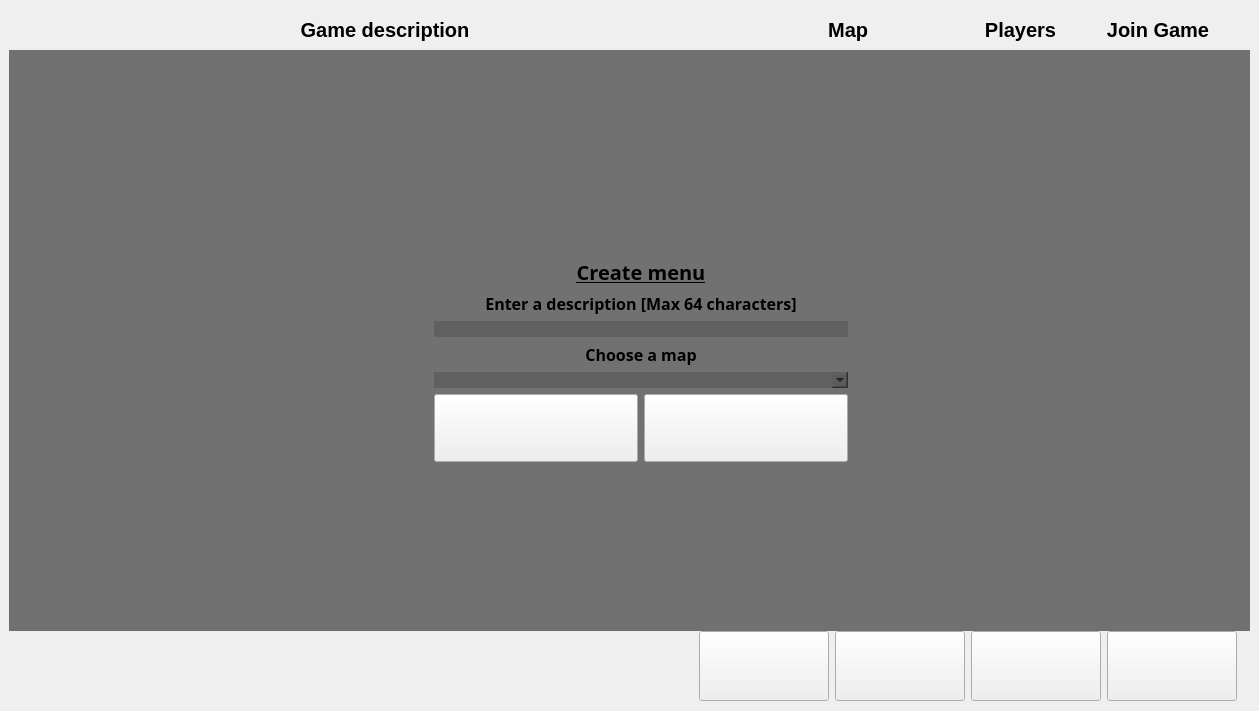
    <widget class="QWidget" name="search">
     <widget class="QLabel" name="searchMovie">
      <property name="geometry">
       <rect>
        <x>9</x>
        <y>676</y>
        <width>53</width>
        <height>17</height>
       </rect>
      </property>
      <property name="text">
       <string/>
      </property>
     </widget>
     <widget class="QFrame" name="headerLayout">
      <property name="geometry">
       <rect>
        <x>9</x>
        <y>9</y>
        <width>1241</width>
        <height>41</height>
       </rect>
      </property>
      <property name="styleSheet">
       <string notr="true">background-color: 0</string>
      </property>
      <layout class="QHBoxLayout" name="horizontalLayout_3" stretch="53,15,7,12">
       <item>
        <widget class="QLabel" name="description_label">
         <property name="font">
          <font>
           <pointsize>15</pointsize>
           <bold>true</bold>
          </font>
         </property>
         <property name="text">
          <string>Game description</string>
         </property>
         <property name="alignment">
          <set>Qt::AlignCenter</set>
         </property>
        </widget>
       </item>
       <item>
        <widget class="QLabel" name="map_label">
         <property name="font">
          <font>
           <pointsize>15</pointsize>
           <bold>true</bold>
          </font>
         </property>
         <property name="text">
          <string>Map     </string>
         </property>
         <property name="alignment">
          <set>Qt::AlignCenter</set>
         </property>
        </widget>
       </item>
       <item>
        <widget class="QLabel" name="players_label">
         <property name="font">
          <font>
           <pointsize>15</pointsize>
           <bold>true</bold>
          </font>
         </property>
         <property name="text">
          <string>Players</string>
         </property>
         <property name="alignment">
          <set>Qt::AlignCenter</set>
         </property>
        </widget>
       </item>
       <item>
        <widget class="QLabel" name="joingame_label">
         <property name="font">
          <font>
           <pointsize>15</pointsize>
           <bold>true</bold>
          </font>
         </property>
         <property name="text">
          <string>Join Game</string>
         </property>
         <property name="alignment">
          <set>Qt::AlignCenter</set>
         </property>
        </widget>
       </item>
      </layout>
     </widget>
     <widget class="QScrollArea" name="gamesAvailable">
      <property name="geometry">
       <rect>
        <x>9</x>
        <y>50</y>
        <width>1241</width>
        <height>581</height>
       </rect>
      </property>
      <property name="sizePolicy">
       <sizepolicy hsizetype="Fixed" vsizetype="Fixed">
        <horstretch>0</horstretch>
        <verstretch>0</verstretch>
       </sizepolicy>
      </property>
      <property name="styleSheet">
       <string notr="true">border: 0px;
background-color: rgba(0, 0, 0, 80)</string>
      </property>
      <property name="verticalScrollBarPolicy">
       <enum>Qt::ScrollBarAsNeeded</enum>
      </property>
      <property name="horizontalScrollBarPolicy">
       <enum>Qt::ScrollBarAlwaysOff</enum>
      </property>
      <property name="widgetResizable">
       <bool>true</bool>
      </property>
      <widget class="QWidget" name="scrollAreaWidgetContents">
       <property name="geometry">
        <rect>
         <x>0</x>
         <y>0</y>
         <width>1241</width>
         <height>581</height>
        </rect>
       </property>
       <layout class="QVBoxLayout" name="verticalLayout_3">
        <item>
         <layout class="QVBoxLayout" name="scrollLayout"/>
        </item>
       </layout>
      </widget>
     </widget>
     <widget class="QWidget" name="horizontalLayoutWidget_2">
      <property name="geometry">
       <rect>
        <x>699</x>
        <y>630</y>
        <width>541</width>
        <height>72</height>
       </rect>
      </property>
      <layout class="QHBoxLayout" name="horizontalLayout">
       <item>
        <widget class="QPushButton" name="create_button">
         <property name="sizePolicy">
          <sizepolicy hsizetype="Maximum" vsizetype="Maximum">
           <horstretch>0</horstretch>
           <verstretch>0</verstretch>
          </sizepolicy>
         </property>
         <property name="minimumSize">
          <size>
           <width>130</width>
           <height>70</height>
          </size>
         </property>
         <property name="styleSheet">
          <string notr="true">border-image: url(:/images/create.bmp);</string>
         </property>
         <property name="text">
          <string/>
         </property>
        </widget>
       </item>
       <item>
        <widget class="QPushButton" name="refresh_button">
         <property name="sizePolicy">
          <sizepolicy hsizetype="Maximum" vsizetype="Maximum">
           <horstretch>0</horstretch>
           <verstretch>0</verstretch>
          </sizepolicy>
         </property>
         <property name="minimumSize">
          <size>
           <width>130</width>
           <height>70</height>
          </size>
         </property>
         <property name="styleSheet">
          <string notr="true">border-image: url(:/images/refresh.bmp)</string>
         </property>
         <property name="text">
          <string/>
         </property>
        </widget>
       </item>
       <item>
        <widget class="QPushButton" name="help_button">
         <property name="sizePolicy">
          <sizepolicy hsizetype="Maximum" vsizetype="Maximum">
           <horstretch>0</horstretch>
           <verstretch>0</verstretch>
          </sizepolicy>
         </property>
         <property name="minimumSize">
          <size>
           <width>130</width>
           <height>70</height>
          </size>
         </property>
         <property name="styleSheet">
          <string notr="true">border-image: url(:/images/help2.bmp);</string>
         </property>
         <property name="text">
          <string/>
         </property>
        </widget>
       </item>
       <item>
        <widget class="QPushButton" name="goMenu_button">
         <property name="sizePolicy">
          <sizepolicy hsizetype="Maximum" vsizetype="Maximum">
           <horstretch>0</horstretch>
           <verstretch>0</verstretch>
          </sizepolicy>
         </property>
         <property name="minimumSize">
          <size>
           <width>130</width>
           <height>70</height>
          </size>
         </property>
         <property name="styleSheet">
          <string notr="true">border-image: url(:/images/goBack.bmp);</string>
         </property>
         <property name="text">
          <string/>
         </property>
        </widget>
       </item>
      </layout>
     </widget>
     <widget class="QFrame" name="createMenu">
      <property name="geometry">
       <rect>
        <x>425</x>
        <y>249</y>
        <width>432</width>
        <height>222</height>
       </rect>
      </property>
      <property name="styleSheet">
       <string notr="true">QFrame #createMenu {
	border-image: url(:/images/createMenu.bmp);
}</string>
      </property>
      <layout class="QVBoxLayout" name="verticalLayout_4" stretch="1,1,1,1,1,20">
       <item>
        <widget class="QLabel" name="createMenu_label">
         <property name="font">
          <font>
           <family>Sans Serif</family>
           <pointsize>15</pointsize>
           <bold>true</bold>
           <underline>true</underline>
           <strikeout>false</strikeout>
          </font>
         </property>
         <property name="styleSheet">
          <string notr="true">QLabel{}</string>
         </property>
         <property name="text">
          <string>Create menu</string>
         </property>
         <property name="alignment">
          <set>Qt::AlignCenter</set>
         </property>
        </widget>
       </item>
       <item>
        <widget class="QLabel" name="create_desc_label">
         <property name="font">
          <font>
           <family>Sans Serif</family>
           <pointsize>12</pointsize>
           <bold>true</bold>
          </font>
         </property>
         <property name="styleSheet">
          <string notr="true">color: rgb(0, 0, 0)</string>
         </property>
         <property name="text">
          <string>Enter a description [Max 64 characters]</string>
         </property>
         <property name="alignment">
          <set>Qt::AlignBottom|Qt::AlignHCenter</set>
         </property>
        </widget>
       </item>
       <item>
        <widget class="QLineEdit" name="desc_txtbox">
         <property name="sizePolicy">
          <sizepolicy hsizetype="Preferred" vsizetype="Fixed">
           <horstretch>0</horstretch>
           <verstretch>0</verstretch>
          </sizepolicy>
         </property>
         <property name="styleSheet">
          <string notr="true">border: 0px;
background-color: rgba(89, 89, 89, 180);</string>
         </property>
         <property name="text">
          <string/>
         </property>
        </widget>
       </item>
       <item>
        <widget class="QLabel" name="create_map_label">
         <property name="font">
          <font>
           <family>Sans Serif</family>
           <pointsize>12</pointsize>
           <bold>true</bold>
          </font>
         </property>
         <property name="styleSheet">
          <string notr="true">color: rgb(0, 0, 0)</string>
         </property>
         <property name="text">
          <string>Choose a map</string>
         </property>
         <property name="alignment">
          <set>Qt::AlignBottom|Qt::AlignHCenter</set>
         </property>
        </widget>
       </item>
       <item>
        <widget class="QComboBox" name="map_cbox">
         <property name="sizePolicy">
          <sizepolicy hsizetype="Minimum" vsizetype="Fixed">
           <horstretch>0</horstretch>
           <verstretch>0</verstretch>
          </sizepolicy>
         </property>
         <property name="styleSheet">
          <string notr="true">border: 0px;
background-color: rgba(89, 89, 89, 180);</string>
         </property>
        </widget>
       </item>
       <item>
        <layout class="QHBoxLayout" name="createMenu_hlayout">
         <item>
          <widget class="QPushButton" name="createGame_button_2">
           <property name="sizePolicy">
            <sizepolicy hsizetype="Minimum" vsizetype="Expanding">
             <horstretch>0</horstretch>
             <verstretch>0</verstretch>
            </sizepolicy>
           </property>
           <property name="styleSheet">
            <string notr="true">border-image: url(:/images/create.bmp);</string>
           </property>
           <property name="text">
            <string/>
           </property>
          </widget>
         </item>
         <item>
          <widget class="QPushButton" name="goback_button_3">
           <property name="sizePolicy">
            <sizepolicy hsizetype="Minimum" vsizetype="Expanding">
             <horstretch>0</horstretch>
             <verstretch>0</verstretch>
            </sizepolicy>
           </property>
           <property name="styleSheet">
            <string notr="true">border-image: url(:/images/goBack.bmp);</string>
           </property>
           <property name="text">
            <string/>
           </property>
          </widget>
         </item>
        </layout>
       </item>
      </layout>
     </widget>
    </widget>
